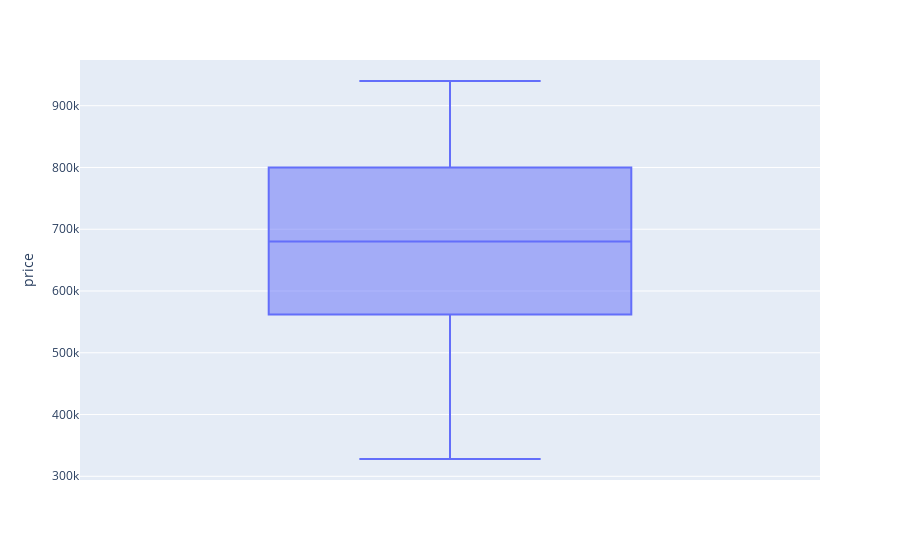

Source (notebook cell):
### Code cell
fig = px.box(df_h, y="price")
fig.show()

### Figure 1 — Plotly figure (JSON) as saved in the notebook; plotly's stock layout.template omitted (floating-point values rounded to 4 significant figures; data arrays with more than 128 entries replaced by an {"elided": "..."} marker saying what was removed)
{"data": [{"alignmentgroup": "True", "hovertemplate": "price=%{y}<extra></extra>", "legendgroup": "", "marker": {"color": "#636efa"}, "name": "", "notched": false, "offsetgroup": "", "orientation": "v", "showlegend": false, "type": "box", "x0": " ", "xaxis": "x", "y": {"elided": "16397 int values"}, "y0": " ", "yaxis": "y"}], "layout": {"boxmode": "group", "legend": {"tracegroupgap": 0}, "margin": {"t": 60}, "xaxis": {"anchor": "y", "domain": [0, 1]}, "yaxis": {"anchor": "x", "domain": [0, 1], "title": {"text": "price"}}}}
